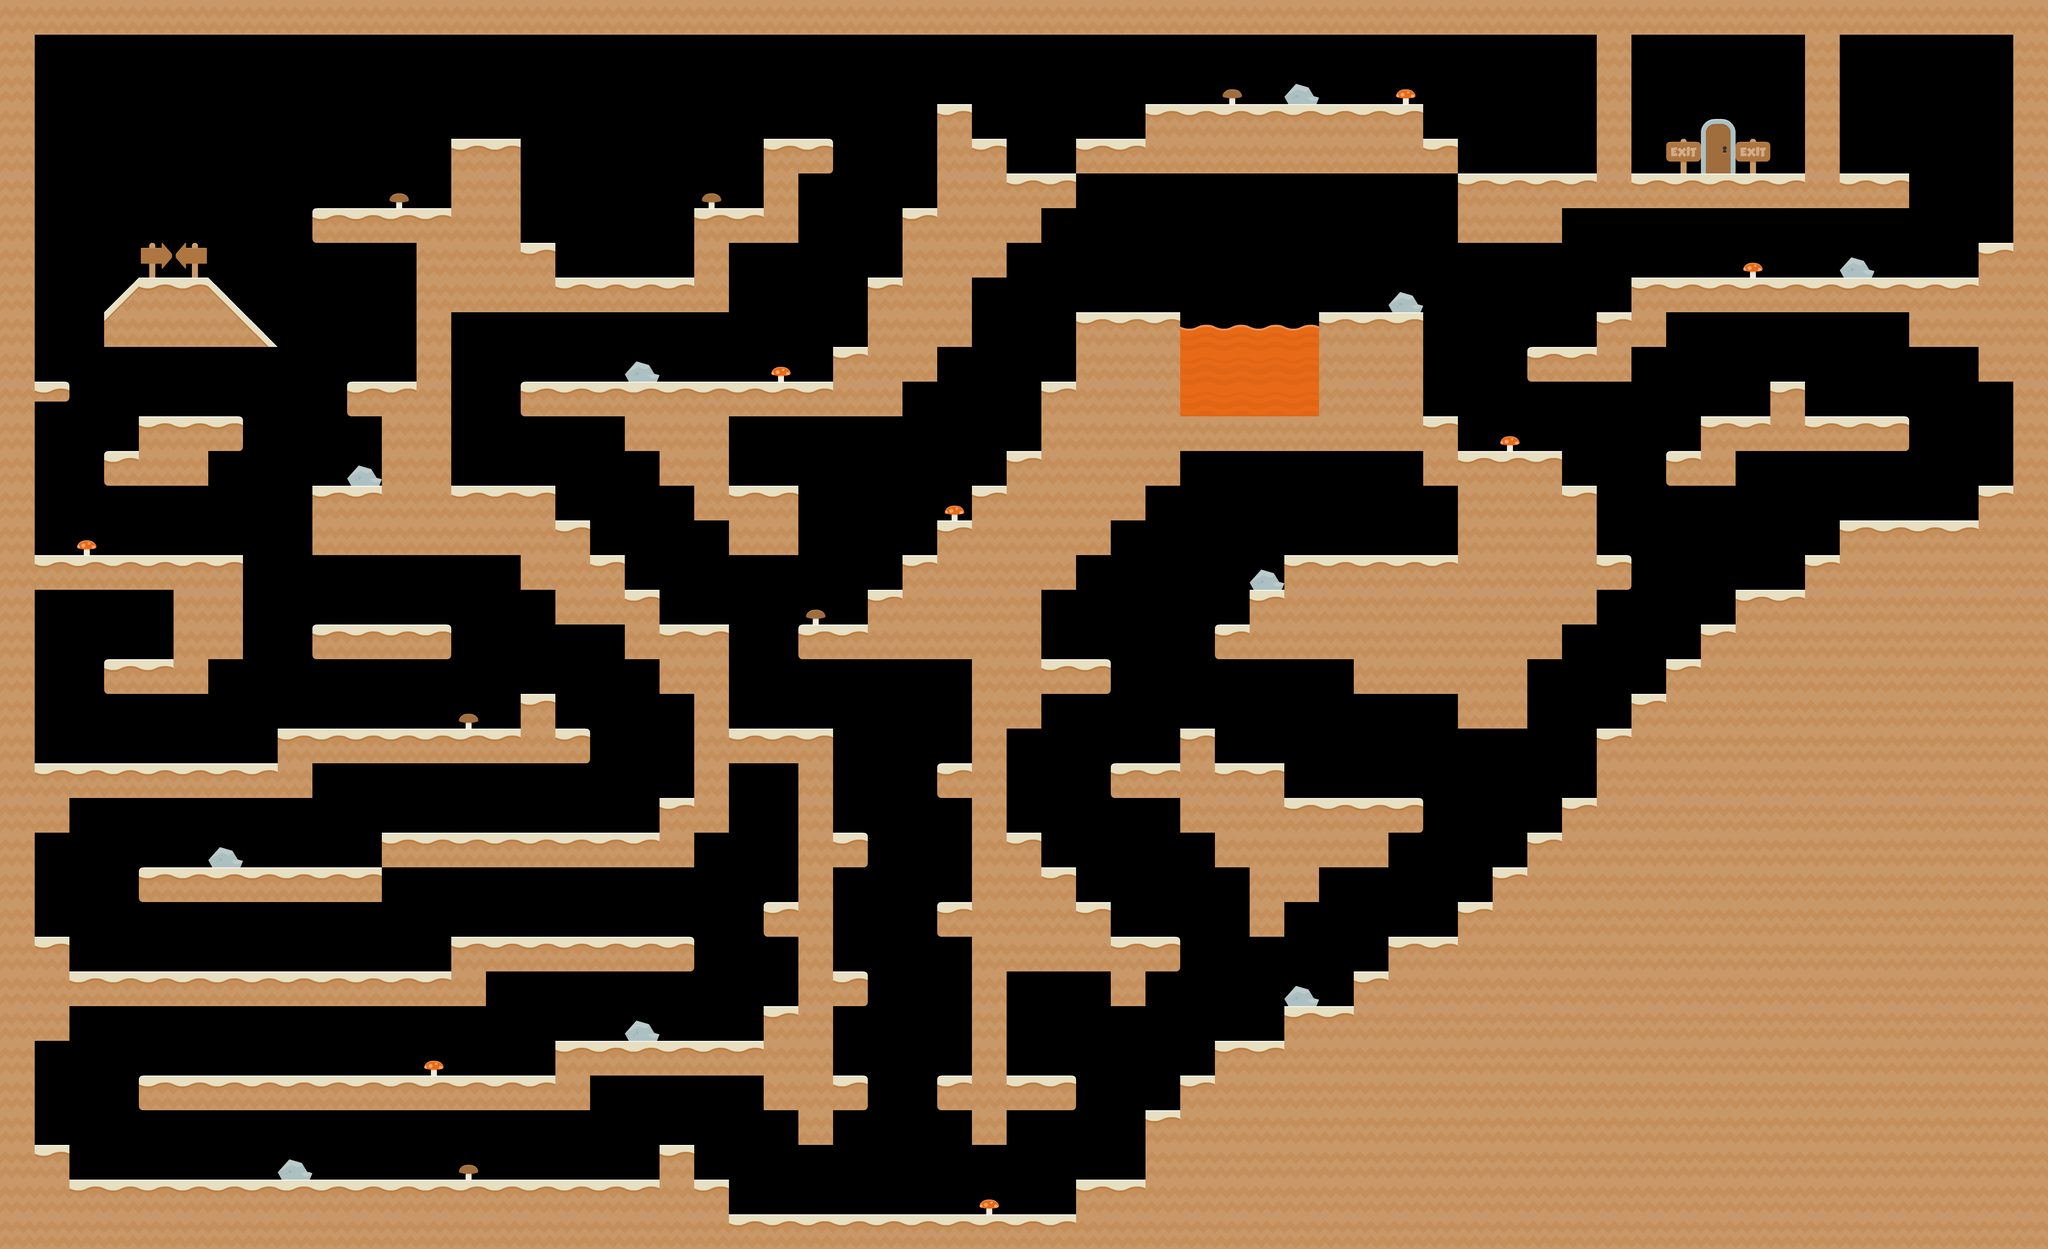

A 2D game scene composited from a Tiled map and its tileset images. What follows is a short description and the map's XML, with each tile layer's data collapsed to a summary:
An orthogonal 59x36 tile map with 70x70 px tiles, 3 tile layers (ground, caveHide, foreground), 2 tilesets and 177 objects (6x cloud, 5x close, 3x open, start, end, ...).

<map version="1.4" tiledversion="1.4.2" orientation="orthogonal" renderorder="right-down" width="59" height="36" tilewidth="70" tileheight="70" infinite="0" nextlayerid="15" nextobjectid="211">
 <editorsettings>
  <export target="../4.lua" format="lua" />
 </editorsettings>
 <tileset firstgid="1" name="tiles_spritesheet" tilewidth="70" tileheight="70" spacing="2" tilecount="169" columns="13">
  <image source="../../assets/Tiles/tiles_spritesheet.png" width="944" height="936" />
  <tile id="7">
   <animation>
    <frame tileid="7" duration="125" />
    <frame tileid="168" duration="125" />
   </animation>
  </tile>
  <tile id="149">
   <animation>
    <frame tileid="149" duration="125" />
    <frame tileid="77" duration="125" />
   </animation>
  </tile>
 </tileset>
 <tileset firstgid="170" name="items_spritesheet" tilewidth="70" tileheight="70" spacing="2" tilecount="63" columns="7">
  <image source="../../assets/Items/items_spritesheet.png" width="504" height="648" />
 </tileset>
 <layer id="1" name="ground" width="59" height="36">
  <data>[2124 cells, 1006 non-empty, 12 distinct tile ids]</data>
 </layer>
 <layer id="12" name="caveHide" width="59" height="36">
  <data>[2124 cells, 6 non-empty, 1 distinct tile ids]</data>
 </layer>
 <layer id="9" name="foreground" width="59" height="36">
  <data>[2124 cells, 39 non-empty, 8 distinct tile ids]</data>
 </layer>
 <objectgroup id="4" name="solid">
  <properties>
   <property name="collidable" type="bool" value="true" />
  </properties>
  <object id="36" x="210" y="700">
   <polygon points="0,0 0,-70 70,-140 210,-140 350,0" />
  </object>
  <object id="38" x="0" y="0" width="4130" height="70" />
  <object id="39" x="4060" y="70" width="70" height="2450" />
  <object id="42" x="4060" y="980">
   <polygon points="0,0 -70,0 -70,70 -350,70 -350,140 -420,140 -420,210 -560,210 -560,280 -630,280 -630,350 -700,350 -700,420 -770,420 -770,490 -840,490 -840,630 -910,630 -910,700 -980,700 -980,770 -1050,770 -1050,840 -1120,840 -1120,910 -1260,910 -1260,980 -1330,980 -1330,1050 -1470,1050 -1470,1120 -1610,1120 -1610,1190 -1680,1190 -1680,1260 -1750,1260 -1750,1400 -1890,1400 -1890,1540 0,1540" />
  </object>
  <object id="43" x="0" y="2450" width="2170" height="70" />
  <object id="44" x="0" y="70" width="70" height="2380" />
  <object id="45" x="910" y="280" width="140" height="350" />
  <object id="46" x="1050" y="490" width="70" height="140" />
  <object id="47" x="1120" y="560" width="350" height="70" />
  <object id="48" x="1400" y="490" width="70" height="70" />
  <object id="49" x="1400" y="420" width="210" height="70" />
  <object id="50" x="1540" y="280" width="140" height="70" />
  <object id="51" x="1540" y="350" width="70" height="70" />
  <object id="52" x="70" y="770" width="70" height="35" />
  <object id="53" x="630" y="420" width="280" height="70" />
  <object id="54" x="840" y="490" width="70" height="630" />
  <object id="55" x="700" y="770" width="140" height="70" />
  <object id="56" x="770" y="840" width="70" height="280" />
  <object id="57" x="630" y="980" width="140" height="140" />
  <object id="58" x="910" y="980" width="210" height="140" />
  <object id="60" x="1120" y="1050" width="70" height="210" />
  <object id="61" x="1260" y="1190" width="70" height="140" />
  <object id="62" x="1330" y="1260" width="140" height="140" />
  <object id="63" x="1400" y="1400" width="70" height="280" />
  <object id="64" x="1470" y="1470" width="210" height="70" />
  <object id="65" x="1610" y="1540" width="70" height="770" />
  <object id="67" x="2030" y="2170" width="140" height="70" />
  <object id="68" x="1960" y="1330" width="70" height="980" />
  <object id="69" x="1890" y="1820" width="70" height="70" />
  <object id="70" x="2030" y="1680" width="70" height="280" />
  <object id="71" x="2100" y="1750" width="70" height="210" />
  <object id="72" x="2170" y="1820" width="70" height="140" />
  <object id="74" x="2240" y="1890" width="140" height="70" />
  <object id="75" x="2240" y="1960" width="70" height="70" />
  <object id="76" x="1610" y="1260" width="490" height="70" />
  <object id="77" x="1750" y="1190" width="350" height="70" />
  <object id="78" x="1820" y="1120" width="350" height="70" />
  <object id="79" x="1890" y="1050" width="350" height="70" />
  <object id="80" x="2030" y="910" width="70" height="70" />
  <object id="81" x="2030" y="1330" width="210" height="70" />
  <object id="82" x="2100" y="770" width="280" height="210" />
  <object id="83" x="2170" y="630" width="210" height="140" />
  <object id="84" x="1960" y="980" width="350" height="70" />
  <object id="85" x="2030" y="1400" width="70" height="70" />
  <object id="86" x="2380" y="840" width="560" height="70" />
  <object id="87" x="2660" y="630" width="210" height="210" />
  <object id="88" x="2940" y="980" width="140" height="490" />
  <object id="89" x="3080" y="980" width="70" height="350" />
  <object id="90" x="3150" y="980" width="70" height="280" />
  <object id="91" x="3220" y="1120" width="70" height="70" />
  <object id="92" x="2730" y="1330" width="210" height="70" />
  <object id="93" x="2590" y="1120" width="350" height="210" />
  <object id="94" x="2520" y="1190" width="70" height="140" />
  <object id="95" x="2450" y="1260" width="70" height="70" />
  <object id="96" x="3080" y="700" width="210" height="70" />
  <object id="97" x="3220" y="630" width="140" height="70" />
  <object id="98" x="3290" y="560" width="770" height="70" />
  <object id="99" x="3990" y="490" width="70" height="70" />
  <object id="100" x="3850" y="630" width="210" height="70" />
  <object id="101" x="3990" y="700" width="70" height="70" />
  <object id="102" x="70" y="2380" width="1400" height="70" />
  <object id="103" x="70" y="2310" width="70" height="70" />
  <object id="104" x="1330" y="2310" width="70" height="70" />
  <object id="105" x="1540" y="2030" width="70" height="210" />
  <object id="106" x="1120" y="2100" width="420" height="70" />
  <object id="107" x="280" y="2170" width="910" height="70" />
  <object id="108" x="70" y="1890" width="70" height="210" />
  <object id="109" x="140" y="1960" width="840" height="70" />
  <object id="110" x="910" y="1890" width="490" height="70" />
  <object id="111" x="1330" y="1610" width="70" height="140" />
  <object id="112" x="770" y="1680" width="560" height="70" />
  <object id="113" x="280" y="1750" width="490" height="70" />
  <object id="114" x="70" y="1610" width="70" height="70" />
  <object id="115" x="70" y="1540" width="560" height="70" />
  <object id="116" x="560" y="1470" width="630" height="70" />
  <object id="117" x="1050" y="1400" width="70" height="70" />
  <object id="118" x="630" y="1260" width="280" height="70" />
  <object id="119" x="350" y="1190" width="140" height="140" />
  <object id="120" x="70" y="1120" width="420" height="70" />
  <object id="121" x="210" y="1330" width="210" height="70" />
  <object id="122" x="210" y="910" width="210" height="70" />
  <object id="124" x="280" y="840" width="210" height="70" />
  <object id="125" x="1680" y="1680" width="70" height="70" />
  <object id="126" x="1680" y="1960" width="70" height="70" />
  </objectgroup>
 <objectgroup id="5" name="deadly">
  <!-- 1 objects omitted --></objectgroup>
 <objectgroup id="6" name="caveEntrance">
  <!-- 3 objects omitted --></objectgroup>
 <objectgroup id="7" name="caveExit">
  <!-- 5 objects omitted --></objectgroup>
 <objectgroup id="2" name="startEnd">
  <!-- 2 objects omitted --></objectgroup>
 <objectgroup id="8" name="keys">
  <!-- 4 objects omitted --></objectgroup>
 <objectgroup id="14" name="spikes">
  <!-- 14 objects omitted --></objectgroup>
 <objectgroup id="10" name="clouds">
  <!-- 6 objects omitted --></objectgroup>
 <objectgroup id="3" name="coins">
  <!-- 24 objects omitted --></objectgroup>
</map>
<!-- 93 of 177 objects omitted -->
